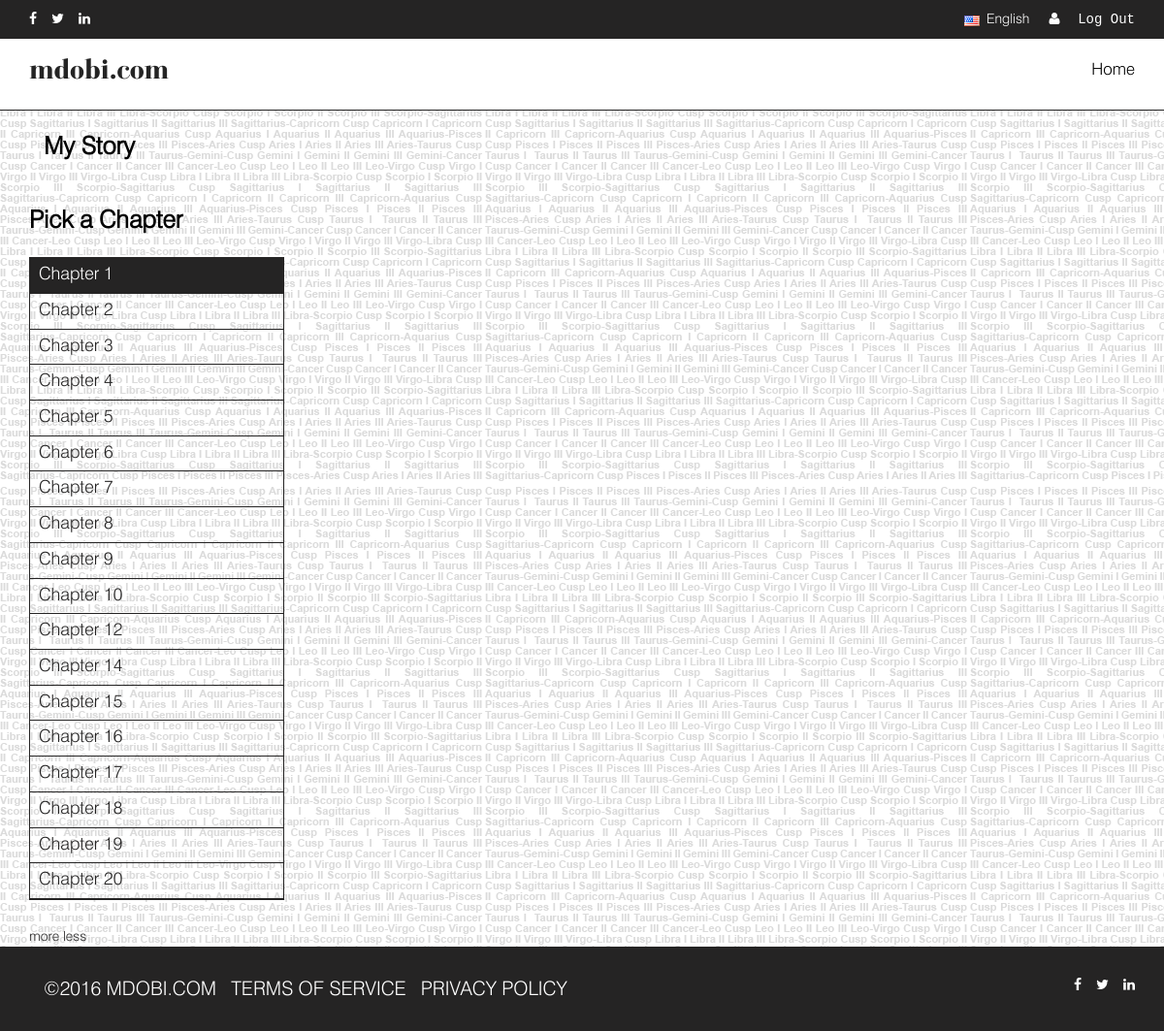
/mystory.php?id=316 (signed in), run on the app's committed database.
### tables this page shows
CREATE TABLE IF NOT EXISTS `user_story` (
  `id` int(11) NOT NULL AUTO_INCREMENT,
  `user_id` int(11) DEFAULT NULL,
  `chapter_title` varchar(255) NOT NULL,
  `chapter_desc` longtext NOT NULL,
  `status` enum('0','1') NOT NULL DEFAULT '1',
  `publish_date` date NOT NULL,
  PRIMARY KEY (`id`)
);

### mystory.php (the view, shortened to what this page needs)
  <!DOCTYPE html>
  <html>
  <head>
  <link rel="stylesheet" href="css/bootstrap.css">
  <link rel="stylesheet" href="css/font-awesome.css">
  <link rel="stylesheet" href="css/style.css">
  <link rel="stylesheet" href="css/flags.css">
  <link rel="stylesheet" href="css/responsive.css">
  </head>
<body>
  <div class="container-fluid top_header">
          <div class="container">
            <div class="row">
              <div class="col-lg-4 col-xs-4 col-sm-4">
                  <div class="social_icon">
                    <ul>
                      <li><a href="javascript:void(0)"  class="facebook customer share" onclick="javascript:genericSocialShare('http://www.facebook.com/sharer.php?u=http://www.mdobi.com')" title="Facebook Share"><i class="fa fa-facebook" aria-hidden="true"></i></a></li>
                      <li><a href="javascript:void(0)"  class="twitter customer share" onclick="javascript:genericSocialShare('http://twitter.com/share?url=http://www.mdobi.com')" title="Twitter Share"><i class="fa fa-twitter" aria-hidden="true"></i></a></li>
                      <li><a href="javascript:void(0)"  class="linkedin customer share" onclick="javascript:genericSocialShare('http://www.linkedin.com/shareArticle?mini=true&amp;url=http://www.mdobi.com')" title="LinkedIn Share"><i class="fa fa-linkedin" aria-hidden="true"></i></a></li>
                    </ul>
                  </div>
                  </div>
                <div class="col-lg-8 col-xs-8 col-sm-8">
                    <div class="login_bg">
                        <div class="languagebg">
                          <i class="flag flag-us"></i><span>English</span>
                        </div>
                        <div class="login">
                          <ul class="nav navbar-nav navbar-right">
                              <li>
                               <?php if(@$_SESSION['user_id']==true) { ?>
                                <i class="fa fa-user" aria-hidden="true"></i> <a href="logout.php"><samp>Log Out</samp></a>
                               <?php } else { ?>
                               <a href="#" id="login"> <i class="fa fa-user" aria-hidden="true"></i> <b>Login</b> <span class="caret"></span></a>
                               <?php } ?>
                        </div>
                       </div>
                    </div>
                </div>
          </div>
  </div>
  <div class="container_fluid sub_top">
  <div class="container">
  <div class="row">
  <div class="col-sm-4">
   <div class="logo"><p style="color:#242424;font-size: 30px;"><a style="color:#242424;" href="mdobi-content.php">mdobi.com</a></p></div></div>
<div class="col-xs-12 col-sm-8  col-lg-8 col-md-8">
      <div class="top_nav">
      <ul>
         <li><a href="index.php">Home</a></li>
      </ul>
        </div>
  </div>
  </div>
  </div>
  </div>
<section class="middle">
  <div class="container">
  <div class="container">
  <div class="row">
  <div class="col-lg-12">
  <div class="sub_heading">
    <span>My Story</span>
  </div>
  </div>
  </div>
  </div>
  </div>
  <form name="frmSearch" method="post" action="horoscope.php">
  <div class="container">
 <?php
                $query = mysql_query("SELECT * FROM user_story WHERE user_id='".$_GET['id']."'");
                $num_row = mysql_num_rows($query);
                if($num_row > 0)
                {
    ?>
    <div class="row">
            <div class="col-lg-12">
              <div class="sub_heading">
                <span>Pick a Chapter</span>
              </div>
            </div>
    </div>
    <div class="row">
        <div class="col-lg-3">
                <div id="button">
                <ul>
               <?php
                while($row = mysql_fetch_array($query))
                {
                ?>
                 <li><a href="#" id="<?php echo $row['id'];?>" class="show_horo"><?php echo $row['chapter_title'];?></a></li>
                <?php } ?>
                </ul>
                </div>
                <?php if($num_row > 0) { ?>
                <a href="#" id="more">more</a>
                <a href="#" id="less">less</a>
                <?php } ?>
        </div>
      </div>
      </div>
      <?php } else { echo '<div class="alert alert-success"><strong>Sorry </strong> No Story Available</div>'; } ?>
</form>
</section>
<?php include 'footer.php';?>

### css/style.css (style rules this page uses)
html, body { height: 100%; font:16px/1.2; background: url('../images/text.png');font-family: 'swis721_lt_btlight'; }
ul { margin: 0px; padding: 0px; }
ul li { margin: 0px; padding: 0px; }
.top_header { width: 100%; background-color: #252424; padding: 10px; }
.social_icon { float: left; }
.social_icon ul { list-style: none; margin: 0px; padding: 0px; color: #fff; }
.social_icon ul li { float: left; margin-left: 15px; }
.social_icon ul li:first-child { margin-left: 0px; }
.login_bg { float: right; color: #fff; }
.languagebg { float: left;margin-right:20px; }
.languagebg span { color: #fff; font-size:14px; }
.login { float: left; }
.login samp { color: #fff; font-size:14px; }
.sub_top { padding: 10px 0px;border-bottom: 1px solid #252424;background-color: #fff; }
.logo { float: left;font-family: 'BodoniFLF' !important;font-weight: bold;font-style: normal; }
.top_nav { float: right;padding: 10px 0px; }
.top_nav ul { list-style: none; margin: 0px; padding: 0px; }
.top_nav ul li { float: left; margin-right:20px; }
.top_nav ul li:last-child { margin-right:0px; }
.top_nav ul li a { color: #000; text-decoration: none; font-size: 17px; }
.sub_heading { margin:20px 0px; }
.middle { min-height: 653px; }
.sub_heading span { color: #000; font-size:25px; font-weight: bold; }
.share { color: #fff !important; }
#button { width: 100%; padding: 0 0 1em 0; margin-bottom: 1em; color: #333; }
#button ul { list-style: none; margin: 0; padding: 0; border: 1px solid #252424; }
#button li { border-bottom: 1px solid #252424; margin: 0; }
#button li a { display: block; padding: 5px 5px 5px 0.5em; color: ##252424; text-decoration: none; width: 100%; font-size: 18px; }
.activehoro { background-color: #252424; color: #fff; font-size: 20px; }

### css/flags.css (style rules this page uses)
.flag { width: 16px; height: 11px; background:url(../images/flags.png) no-repeat; margin-top: 6px; float: left; margin-right: 7px; }
.flag.flag-us { background-position: -160px -154px }

### css/responsive.css (style rules this page uses)
@media only screen and (min-width:1024px) and (max-width:1279px) { .middle { min-height: 600px; } }

### mystory.php (style rules this page uses)
body p { font-size: 18px; }

### data on the page
user_story: chapter_title "Chapter 1"
user_story: chapter_title "Chapter 2"
user_story: chapter_title "Chapter 3"
user_story: chapter_title "Chapter 4"
user_story: chapter_title "Chapter 5"
user_story: chapter_title "Chapter 6"
user_story: chapter_title "Chapter 7"
user_story: chapter_title "Chapter 8"
user_story: chapter_title "Chapter 9"
user_story: chapter_title "Chapter 10"
user_story: chapter_title "Chapter 12"
user_story: chapter_title "Chapter 14"
user_story: chapter_title "Chapter 15"
user_story: chapter_title "Chapter 16"
user_story: chapter_title "Chapter 17"
user_story: chapter_title "Chapter 18"
user_story: chapter_title "Chapter 19"
user_story: chapter_title "Chapter 20"
